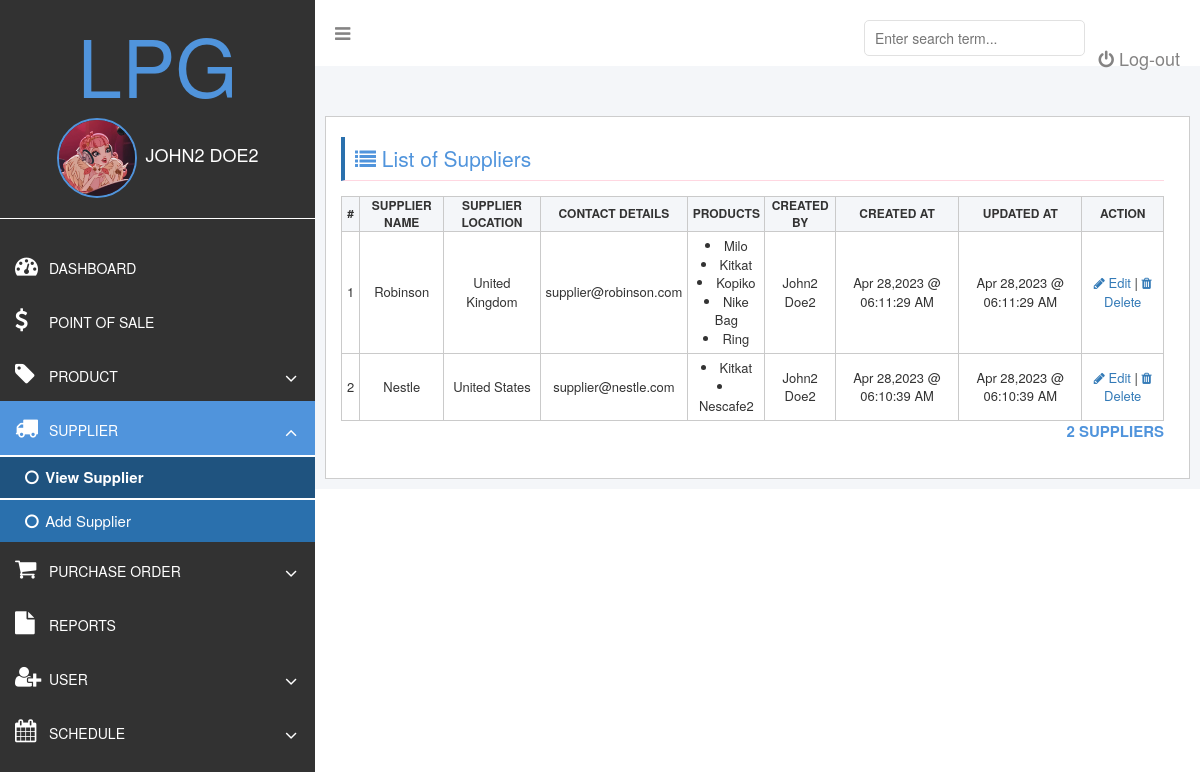
The page /supplier-view.php (signed in) on the database its author committed.
### tables this page shows
CREATE TABLE `suppliers` (
  `id` int(11) NOT NULL,
  `supplier_name` varchar(191) NOT NULL,
  `supplier_location` varchar(191) NOT NULL,
  `email` varchar(100) NOT NULL,
  `created_by` int(11) NOT NULL,
  `created_at` datetime NOT NULL,
  `updated_at` datetime NOT NULL
);

CREATE TABLE `users` (
  `id` int(11) NOT NULL,
  `first_name` varchar(50) NOT NULL,
  `last_name` varchar(50) NOT NULL,
  `password` varchar(2000) NOT NULL,
  `email` varchar(50) NOT NULL,
  `created_at` datetime NOT NULL,
  `updated_at` datetime NOT NULL
);

### database/show.php (called while the page is built)
<?php
include('connection.php');
$table_name = $show_table;
$stmt = $conn->prepare("SELECT * FROM $table_name ORDER BY created_at DESC");
$stmt->execute();
$stmt->setFetchMode(PDO::FETCH_ASSOC);
return $stmt->fetchAll();

### supplier-view.php (the view, shortened to what this page needs)
<?php
	$show_table = 'suppliers';
	$suppliers = include('database/show.php');
?>
<!DOCTYPE html>
<html>
<head>
	<?php include('partials/app-header-scripts.php'); ?>
</head>
<body>
	<div id="dashboardMainContainer">
		<?php include('partials/app-sidebar.php') ?>
		<div class="dasboard_content_container" id="dasboard_content_container">
			<?php include('partials/app-topnav.php') ?>
			<div class="dashboard_content">
				<div class="dashboard_content_main">
					<div class="row">
						<div class="column column-12">
							<h1 class="section_header"><i class="fa fa-list"></i> List of Suppliers</h1>
							<div class="section_content">
								<div class="users">
									<table>
										<thead>
											<tr>
												<th>#</th>
												<th>Supplier Name</th>
												<th>Supplier Location</th>
												<th>Contact Details</th>
												<th>Products</th>
												<th>Created By</th>
												<th>Created At</th>
												<th>Updated At</th>
												<th>Action</th>
											</tr>
										</thead>
										<tbody>
											<?php foreach($suppliers as $index => $supplier){ ?>
												<tr>
													<td><?= $index + 1 ?></td>
													<td>
														<?= $supplier['supplier_name'] ?>
													</td>
													<td><?= $supplier['supplier_location'] ?> </td>
													<td><?= $supplier['email'] ?></td>
													<td>
														<?php
															$product_list = '-';
															$sid = $supplier['id'];
															$stmt = $conn->prepare("
																SELECT product_name
																	FROM products, productsuppliers
																	WHERE
																		productsuppliers.supplier=$sid
																			AND
																		productsuppliers.product = products.id
																");
															$stmt->execute();
															$row = $stmt->fetchAll(PDO::FETCH_ASSOC);
															if($row){
																$product_arr = array_column($row, 'product_name');
																$product_list = '<li>' . implode("</li><li>", $product_arr);
															}
															echo $product_list;
														?>
													</td>
													<td>
														<?php
															$uid = $supplier['created_by'];
															$stmt = $conn->prepare("SELECT * FROM users WHERE id=$uid");
															$stmt->execute();
															$row = $stmt->fetch(PDO::FETCH_ASSOC);
															$created_by_name = $row['first_name'] . ' ' . $row['last_name'];
															echo $created_by_name;
														?>
													</td>
													<td><?= date('M d,Y @ h:i:s A', strtotime($supplier['created_at'])) ?></td>
													<td><?= date('M d,Y @ h:i:s A', strtotime($supplier['updated_at'])) ?></td>
													<td>
														<a href="" class="updateSupplier" data-sid="<?= $supplier['id'] ?>"> <i class="fa fa-pencil"></i> Edit</a> |
														<a href="" class="deleteSupplier" data-name="<?= $supplier['supplier_name'] ?>" data-sid="<?= $supplier['id'] ?>"> <i class="fa fa-trash"></i> Delete</a>
													</td>
												</tr>
											<?php } ?>
										</tbody>
									</table>
									<p class="userCount"><?= count($suppliers) ?> suppliers </p>
								</div>
							</div>
						</div>
					</div>
				</div>
			</div>
		</div>
	</div>
<?php
	include('partials/app-scripts.php');
	$show_table = 'products';
	$products = include('database/show.php');
?>
</body>
</html>

### css/login.css (style rules this page uses)
*,*::before,*::after { box-sizing:border-box }
body,h1,h2,h3,h4,p,ul[class],ol[class],figure,blockquote,dl,dd { margin:0 }
body { min-height:100vh;scroll-behavior:smooth;text-rendering:optimizeSpeed;line-height:1.5 }
body { font-family: arial; }
#dashboardMainContainer { flex-direction: row; }
div.dasboard_content_container { margin-left: 315px; background: #f4f6f9; }
div.dashboard_content { padding: 50px 10px 10px 10px; }
div.dashboard_content_main { background: #fff; height:100%; border: 1px solid #cdcdcd; padding-left: 20px; padding-bottom: 25px; }
div.row { display: flex; flex-direction: row; flex-wrap: wrap; width: 100%; }
div.column { width: 100%; padding:0px 10px; }
h1.section_header { font-size: 21px; color: #5094dc; border-bottom: 1px solid #ffd7e1; padding-bottom: 11px; padding: 10px; border-left: 4px solid #2a70ad; margin-bottom: 15px; }
table, th, td { border: 1px solid #cacaca; border-collapse: collapse; }
table { width:100%; }
table th { font-size: 12px; text-transform: uppercase; text-align: center; background: #f4f6f9; }
table td { font-size: 13px; text-align: center; padding:5px; }
p.userCount { text-align: right; font-size: 15px; font-weight: bold; text-transform: uppercase; color: #5094dc; }
div.dashboard_content_main { display: flex; flex-direction: row; }

### rows shown on the page
suppliers: supplier_name "Robinson", supplier_location "United Kingdom", email "supplier@robinson.com", product_arr "Milo Kitkat Kopiko Nike Bag Ring", created_by.last_name "John2 Doe2", created_at "Apr 28,2023 @ 06:11:29 AM", updated_at "Apr 28,2023 @ 06:11:29 AM"
suppliers: supplier_name "Nestle", supplier_location "United States", email "supplier@nestle.com", product_arr "Kitkat Nescafe2", created_by.last_name "John2 Doe2", created_at "Apr 28,2023 @ 06:10:39 AM", updated_at "Apr 28,2023 @ 06:10:39 AM"

### other values the page prints
$user['first_name'] "JOHN2"
$user['last_name'] "DOE2"
count($suppliers) "2"
